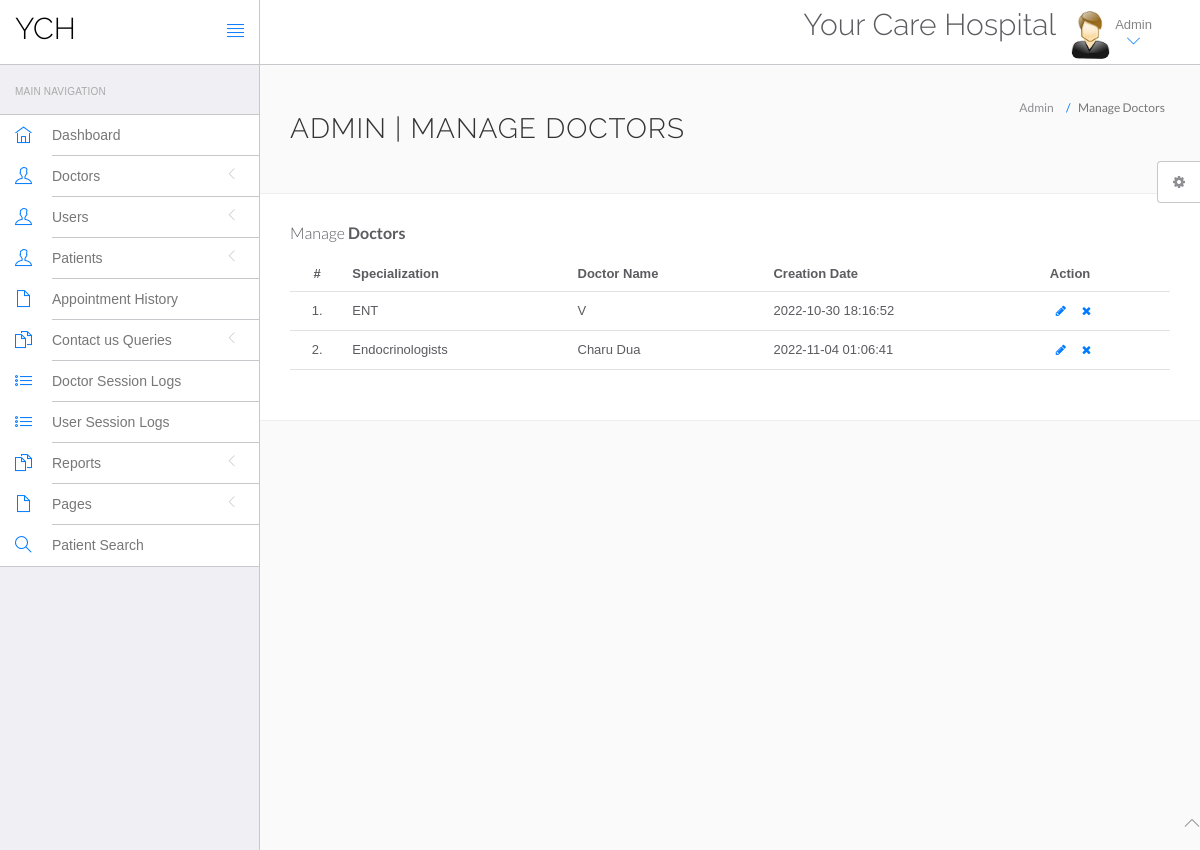
The page /hms/admin/manage-doctors.php (signed in) on the database its author committed.
### tables this page shows
CREATE TABLE `doctors` (
  `id` int(11) NOT NULL,
  `specilization` varchar(255) DEFAULT NULL,
  `doctorName` varchar(255) DEFAULT NULL,
  `address` longtext DEFAULT NULL,
  `docFees` varchar(255) DEFAULT NULL,
  `contactno` bigint(11) DEFAULT NULL,
  `docEmail` varchar(255) DEFAULT NULL,
  `password` varchar(255) DEFAULT NULL,
  `creationDate` timestamp NULL DEFAULT current_timestamp(),
  `updationDate` timestamp NULL DEFAULT NULL ON UPDATE current_timestamp()
);

### hms/admin/manage-doctors.php (the view, shortened to what this page needs)
<?php
include('include/config.php');
if(strlen($_SESSION['id']==0)) {
 header('location:logout.php');
  } else{
?>
<!DOCTYPE html>
<html lang="en">
	<head>
		<link rel="stylesheet" href="vendor/bootstrap/css/bootstrap.min.css">
		<link rel="stylesheet" href="vendor/fontawesome/css/font-awesome.min.css">
		<link rel="stylesheet" href="vendor/themify-icons/themify-icons.min.css">
		<link href="vendor/animate.css/animate.min.css" rel="stylesheet" media="screen">
		<link href="vendor/perfect-scrollbar/perfect-scrollbar.min.css" rel="stylesheet" media="screen">
		<link href="vendor/switchery/switchery.min.css" rel="stylesheet" media="screen">
		<link href="vendor/bootstrap-touchspin/jquery.bootstrap-touchspin.min.css" rel="stylesheet" media="screen">
		<link href="vendor/select2/select2.min.css" rel="stylesheet" media="screen">
		<link href="vendor/bootstrap-datepicker/bootstrap-datepicker3.standalone.min.css" rel="stylesheet" media="screen">
		<link href="vendor/bootstrap-timepicker/bootstrap-timepicker.min.css" rel="stylesheet" media="screen">
		<link rel="stylesheet" href="assets/css/styles.css">
		<link rel="stylesheet" href="assets/css/plugins.css">
		<link rel="stylesheet" href="assets/css/themes/theme-1.css" id="skin_color" />
	</head>
	<body>
		<div id="app">
<?php include('include/sidebar.php');?>
			<div class="app-content">
						<?php include('include/header.php');?>
				<div class="main-content" >
					<div class="wrap-content container" id="container">
						<section id="page-title">
							<div class="row">
								<div class="col-sm-8">
									<h1 class="mainTitle">Admin | Manage Doctors</h1>
																	</div>
								<ol class="breadcrumb">
									<li>
										<span>Admin</span>
									</li>
									<li class="active">
										<span>Manage Doctors</span>
									</li>
								</ol>
							</div>
						</section>
						<div class="container-fluid container-fullw bg-white">
									<div class="row">
								<div class="col-md-12">
									<h5 class="over-title margin-bottom-15">Manage <span class="text-bold">Doctors</span></h5>
									<table class="table table-hover" id="sample-table-1">
										<thead>
											<tr>
												<th class="center">#</th>
												<th>Specialization</th>
												<th class="hidden-xs">Doctor Name</th>
												<th>Creation Date </th>
												<th>Action</th>
											</tr>
										</thead>
										<tbody>
<?php
$sql=mysqli_query($con,"select * from doctors");
$cnt=1;
while($row=mysqli_fetch_array($sql))
{
?>
											<tr>
												<td class="center"><?php echo $cnt;?>.</td>
												<td class="hidden-xs"><?php echo $row['specilization'];?></td>
												<td><?php echo $row['doctorName'];?></td>
												<td><?php echo $row['creationDate'];?>
												</td>
												<td >
												<div class="visible-md visible-lg hidden-sm hidden-xs">
							<a href="edit-doctor.php?id=<?php echo $row['id'];?>" class="btn btn-transparent btn-xs" tooltip-placement="top" tooltip="Edit"><i class="fa fa-pencil"></i></a>
	<a href="manage-doctors.php?id=<?php echo $row['id']?>&del=delete" onClick="return confirm('Are you sure you want to delete?')"class="btn btn-transparent btn-xs tooltips" tooltip-placement="top" tooltip="Remove"><i class="fa fa-times fa fa-white"></i></a>
												</div>
												</td>
											</tr>
											<?php
$cnt=$cnt+1;
											 }?>
										</tbody>
									</table>
								</div>
							</div>
								</div>
							</div>
						</div>
					</div>
				</div>
	<?php include('include/footer.php');?>
	<?php include('include/setting.php');?>
	</body>
</html>
<?php } ?>

### hms/admin/assets/css/themes/theme-1.css (style rules this page uses)
body { background: #FAFAFA; }

### rows shown on the page
doctors: specilization "ENT", doctorName "V", creationDate "2022-10-30 18:16:52"
doctors: specilization "Endocrinologists", doctorName "Charu Dua", creationDate "2022-11-04 01:06:41"
